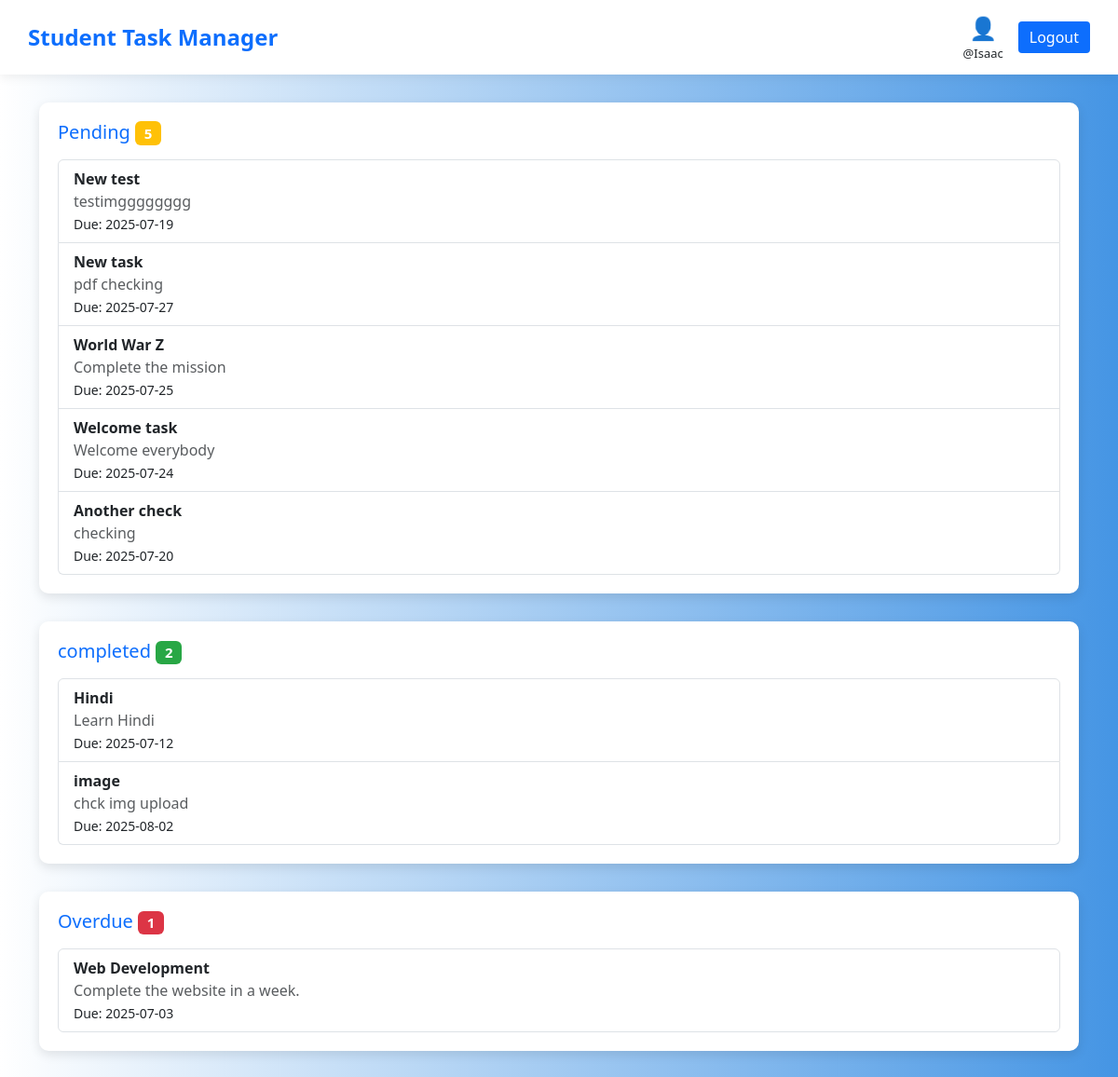
The page /user_progress_bar.php (signed in) on the database as committed earlier.
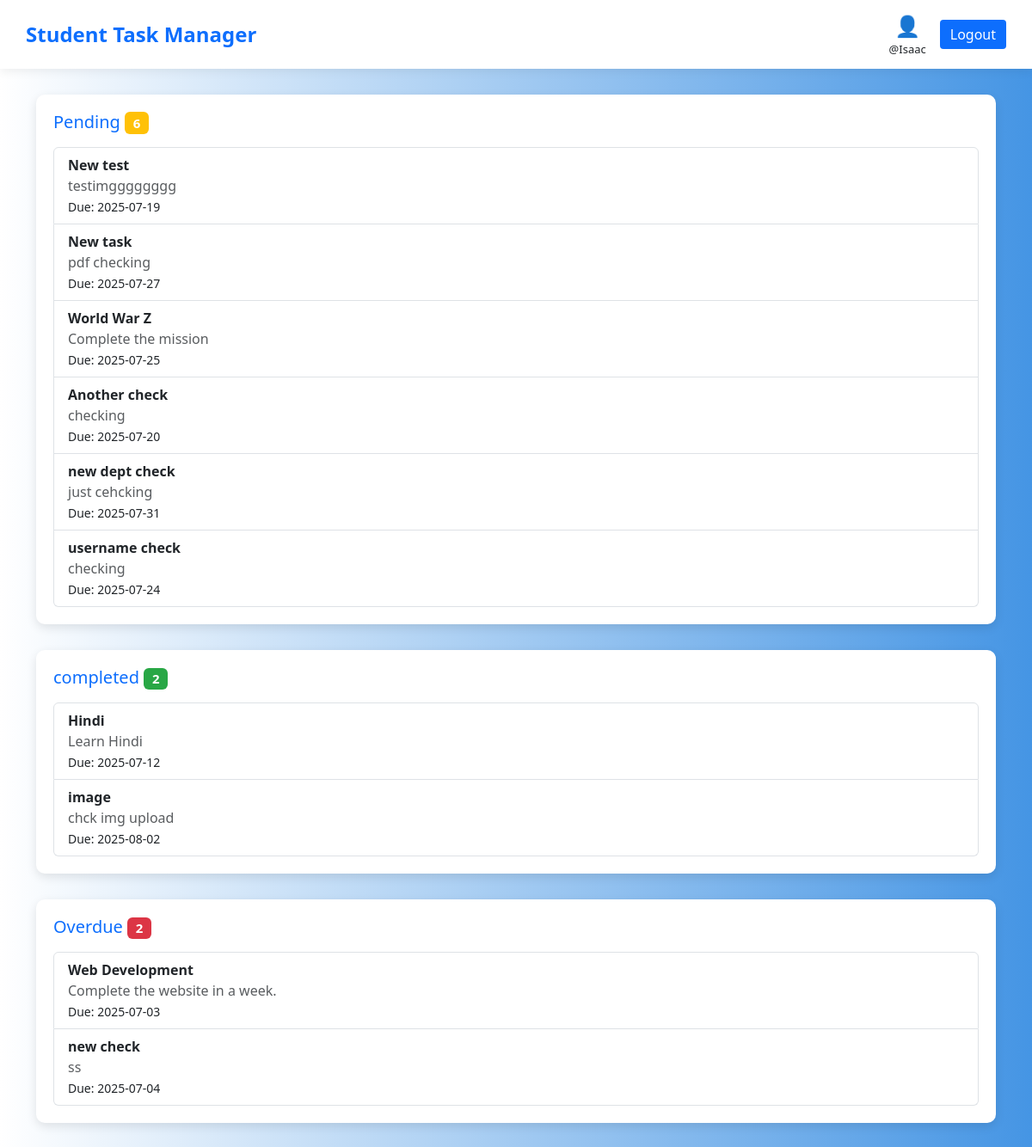
The same page on the database as committed later.
### tables this page shows
CREATE TABLE `tasks` (
  `id` int(11) NOT NULL,
  `title` varchar(100) NOT NULL,
  `description` text DEFAULT NULL,
  `assigned_to` int(11) DEFAULT NULL,
  `username` varchar(30) NOT NULL,
  `department` varchar(30) NOT NULL,
  `due_date` date DEFAULT NULL,
  `status` enum('pending','in_progress','completed') DEFAULT 'pending',
  `created_at` timestamp NOT NULL DEFAULT current_timestamp(),
  `file_path` varchar(255) DEFAULT NULL
);

### user_progress_bar.php (the view, shortened to what this page needs)
<?php
$conn = mysqli_connect("localhost", "root", "", "new_task_manag_db");
$rollno = $_SESSION['rollno'];
$today = date("Y-m-d");
$sql = "SELECT title, description, due_date, status FROM tasks WHERE assigned_to = '$rollno'";
$result = mysqli_query($conn, $sql);
$pending = [];
$completed = [];
$overdue = [];
while ($row = mysqli_fetch_assoc($result)) {
    $status = $row['status'];
    $due = $row['due_date'];
    if ($status == 'completed') {
        $completed[] = $row;
    } elseif (strtotime($due) < strtotime($today)) {
        $overdue[] = $row;
    } else {
        $pending[] = $row;
    }
}
?>
<!DOCTYPE html>
<html>
<head>
    <link href="https://cdn.jsdelivr.net/npm/bootstrap@5.3.0/dist/css/bootstrap.min.css" rel="stylesheet">
</head>
<body>
<nav class="navbar navbar-custom d-flex justify-content-between align-items-center">
    <span class="navbar-brand">Student Task Manager</span>
    <div class="d-flex align-items-center gap-3">
        <div class="text-center">
            <div style="font-size: 24px; color: #0d6efd;">👤</div>
            <div style="font-size: 13px;">@<?php echo $_SESSION['username']; ?></div>
        </div>
        <button class="btn-logout" onclick="location.href='logout.php'">Logout</button>
    </div>
</nav>
<div class="container">
    <div class="task-panel">
        <h3 class="status-heading">Pending
            <span class="badge badge-pending"><?php echo count($pending); ?></span>
        </h3>
        <?php if (count($pending) == 0) {
            echo "<p class='text-muted'>No pending tasks.</p>";
        } else {
            echo "<ul class='list-group'>";
            for ($i = 0; $i < count($pending); $i++) {
                echo "<li class='list-group-item'>";
                echo "<div class='task-title'>" . $pending[$i]['title'] . "</div>";
                echo "<div class='text-muted'>" . $pending[$i]['description'] . "</div>";
                echo "<small>Due: " . $pending[$i]['due_date'] . "</small>";
                echo "</li>";
            }
            echo "</ul>";
        } ?>
    </div>
    <div class="task-panel">
        <h3 class="status-heading">completed
            <span class="badge badge-completed"><?php echo count($completed); ?></span>
        </h3>
        <?php if (count($completed) == 0) {
            echo "<p class='text-muted'>No completed tasks.</p>";
        } else {
            echo "<ul class='list-group'>";
            for ($i = 0; $i < count($completed); $i++) {
                echo "<li class='list-group-item'>";
                echo "<div class='task-title'>" . $completed[$i]['title'] . "</div>";
                echo "<div class='text-muted'>" . $completed[$i]['description'] . "</div>";
                echo "<small>Due: " . $completed[$i]['due_date'] . "</small>";
                echo "</li>";
            }
            echo "</ul>";
        } ?>
    </div>
    <div class="task-panel">
        <h3 class="status-heading">Overdue
            <span class="badge badge-overdue"><?php echo count($overdue); ?></span>
        </h3>
        <?php if (count($overdue) == 0) {
            echo "<p class='text-muted'>No overdue tasks.</p>";
        } else {
            echo "<ul class='list-group'>";
            for ($i = 0; $i < count($overdue); $i++) {
                echo "<li class='list-group-item'>";
                echo "<div class='task-title'>" . $overdue[$i]['title'] . "</div>";
                echo "<div class='text-muted'>" . $overdue[$i]['description'] . "</div>";
                echo "<small>Due: " . $overdue[$i]['due_date'] . "</small>";
                echo "</li>";
            }
            echo "</ul>";
        } ?>
    </div>
</div>
</body>
</html>

Rows that differ between the two databases and show on the page:
removed tasks: title "Welcome task", description "Welcome everybody", due_date "2025-07-24", shown under "Pending 5"
added tasks: title "new dept check", description "just cehcking", due_date "2025-07-31", shown under "Pending 6"
added tasks: title "username check", description "checking", due_date "2025-07-24", shown under "Pending 6"
added tasks: title "new check", description "ss", due_date "2025-07-04", shown under "Overdue 2"
Other text that changed with them:
count($pending): "5" → "6"
count($overdue): "1" → "2"
